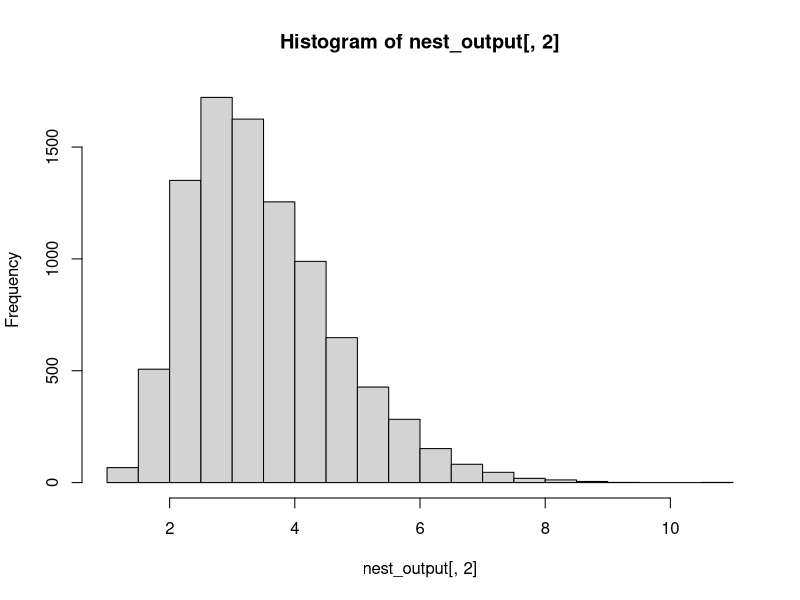

This figure's R source:
library(tidyr)
library(psych)

x <- 100   # Mean     
r <- 2  # Repeatability sd
R <- 3  # Reproducibility sd
i <- 2  # extra columns excluding column 1.  Max = 9
j <- 5  # items in first column. Max = 7
k <- 5  # items in remaining columns. Max = 7

nest_output <- data.frame(
        Repeatability = numeric(),
        Reproducibility = numeric(),
        Interim_Precision = numeric()
)

for (a in 1:10000) {
Seed <- rnorm((i+1), x, R)

A <- rnorm(7, mean = Seed[1], sd = r)
B <- rnorm(7, mean = Seed[2], sd = r)
C <- rnorm(7, mean = Seed[3], sd = r)
D <- rnorm(7, mean = Seed[4], sd = r)
E <- rnorm(7, mean = Seed[5], sd = r)
F <- rnorm(7, mean = Seed[6], sd = r)
G <- rnorm(7, mean = Seed[7], sd = r)
H <- rnorm(7, mean = Seed[8], sd = r)
I <- rnorm(7, mean = Seed[9], sd = r)
J <- rnorm(7, mean = Seed[10], sd = r)

df2 <- data.frame(A, B, C, D, E, F, G, H, I, J)
df2[df2=="NaN"] <- "NA"

for (l in (j+1):7) {
    df2[l,1] = NA    
}

for (m in 2:(1+i)) 
        for(n in (k+1):7) {
                df2[n,m] = NA
        }
df2

df3 <- stack(df2)
df3$values <- as.numeric(df3$values)
df3 <- na.omit(df3)
df3 <- df3[,c(2,1)]

# Run ANOVA
anova1 <- aov(values ~ ind, data = df3)

#Repeatability & Interim Precision
mean.sqr <- summary(anova1)[1][[1]][[3]]
ncount <- as.numeric(length(anova1$effects))/as.numeric(length(anova1$coefficients))
sdr <- sqrt(mean.sqr[2])
interim <- sqrt((mean.sqr[1]-mean.sqr[2])/ncount)
sdR <- sqrt(sdr^2 + interim^2)

nest_output[a,1] <- sdr
nest_output[a,2] <- sdR
nest_output[a,3] <- interim

}
describe(nest_output, skew = FALSE)
hist(nest_output[,2], breaks = 25)
